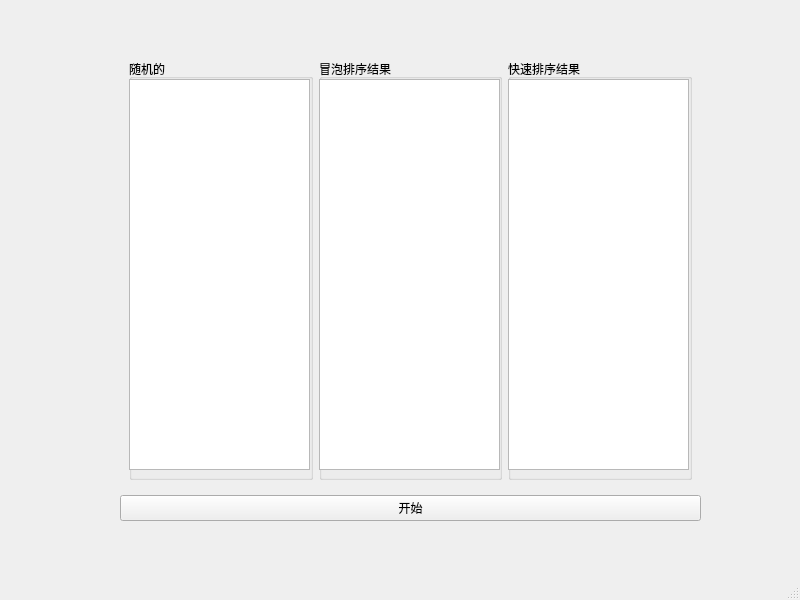
<?xml version="1.0" encoding="UTF-8"?>
<ui version="4.0">
 <class>MainWindow</class>
 <widget class="QMainWindow" name="MainWindow">
  <property name="geometry">
   <rect>
    <x>0</x>
    <y>0</y>
    <width>800</width>
    <height>600</height>
   </rect>
  </property>
  <property name="windowTitle">
   <string>MainWindow</string>
  </property>
  <widget class="QWidget" name="centralwidget">
   <widget class="QWidget" name="">
    <property name="geometry">
     <rect>
      <x>120</x>
      <y>50</y>
      <width>581</width>
      <height>471</height>
     </rect>
    </property>
    <layout class="QVBoxLayout" name="verticalLayout">
     <item>
      <widget class="QWidget" name="widget" native="true">
       <layout class="QHBoxLayout" name="horizontalLayout">
        <item>
         <widget class="QGroupBox" name="randombox">
          <property name="title">
           <string>随机的</string>
          </property>
          <widget class="QListWidget" name="randomlist">
           <property name="geometry">
            <rect>
             <x>0</x>
             <y>20</y>
             <width>181</width>
             <height>391</height>
            </rect>
           </property>
          </widget>
         </widget>
        </item>
        <item>
         <widget class="QGroupBox" name="bubulbox">
          <property name="title">
           <string>冒泡排序结果</string>
          </property>
          <widget class="QListWidget" name="bublelist">
           <property name="geometry">
            <rect>
             <x>0</x>
             <y>20</y>
             <width>181</width>
             <height>391</height>
            </rect>
           </property>
          </widget>
         </widget>
        </item>
        <item>
         <widget class="QGroupBox" name="quickbox">
          <property name="title">
           <string>快速排序结果</string>
          </property>
          <widget class="QListWidget" name="quicklist">
           <property name="geometry">
            <rect>
             <x>0</x>
             <y>20</y>
             <width>181</width>
             <height>391</height>
            </rect>
           </property>
          </widget>
         </widget>
        </item>
       </layout>
      </widget>
     </item>
     <item>
      <widget class="QPushButton" name="star">
       <property name="text">
        <string>开始</string>
       </property>
      </widget>
     </item>
    </layout>
   </widget>
  </widget>
  <widget class="QStatusBar" name="statusbar"/>
 </widget>
 <resources/>
 <connections/>
</ui>
